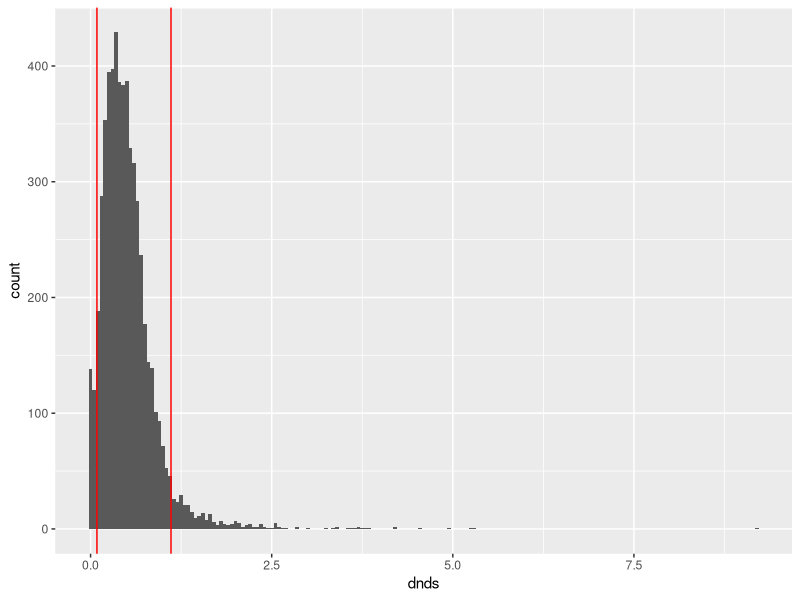

Here is the R script that generated this plot:
## ---- chunk 1
# load in libraries
library(tidyverse)
library(stringr)
library(dplyr)
## ---- chunk 2
# load in data
blastp_dnds <- read_tsv(file = "../output/TanOak_blastp_orthologs_dnds.tsv")

head(blastp_dnds)
## ---- chunk 3
# drop rows with non-finite dn/ds ratios and missing GO annotations
blastp_dnds_filtered <- blastp_dnds %>% filter(!is.nan(dnds), !is.na(dnds), !is.infinite(dnds), dnds >= 0, !is.na(GO_annotations))

# plot distribution of dn/ds ratios
blastp_dnds_filtered %>% ggplot(aes(x = dnds)) + geom_histogram(binwidth = 0.05) + 
  geom_vline(xintercept = 0.0876, color = "red") + geom_vline(xintercept = 1.11, color = "red")

blastp_dnds_filtered$dnds %>% summary()
## ---- chunk 4
# data wrangling for gene sets

# take entire column of GO terms and vectorize, filter out duplicate terms
all_go_terms <- str_extract_all(blastp_dnds_filtered$GO_annotations, "GO:[0-9]*") %>% unlist() %>% unique()

# init. gene sets, start with all gene names in one column for now
gene_sets <- tibble(all_go_terms) %>% mutate(desc = NA, genes = NA)

# for each GO term, check blastp_dnds_filtered for the gene(s) associated with the GO term
for (i in 1:dim(gene_sets)[1]) {
  # use logical vector to subset tanoak gene names, store in current index
  occurrences <- blastp_dnds_filtered$GO_annotations %>% str_detect(all_go_terms[i]) # indices should match up with gene_sets
  gene_sets[i, 3] <- blastp_dnds_filtered$tanoak[occurrences] %>% paste0(collapse = ",")
}

# can write out as .csv file and use sed or tr to change "," to "\t", save as .gmt file
#write.table(gene_sets, file = "../input/gsea/blastp/TanOak_blastp_geneset.csv", quote = FALSE, sep = ",", row.names = FALSE, col.names = FALSE)
## ---- chunk 5
# ranked list
rank_list <- blastp_dnds_filtered %>% dplyr::select(tanoak, dnds)

names(rank_list) <- c("NAME", "dnds")

head(rank_list)

#write.table(rank_list, file = "../input/gsea/blastp/TanOak_blastp_preranked.rnk", quote = FALSE, sep = "\t", row.names = FALSE, col.names = FALSE)
## ---- chunk 6
# "expression" dataset
#expr <- blastp_dnds_filtered %>% select(tanoak, dnds) %>% mutate(DESCRIPTION = NA) %>%
#  select(tanoak, DESCRIPTION, dnds)
#
#names(expr) <- c("NAME", "DESCRIPTION", "dnds")
#
#head(expr)

#write.table(expr, file = "../input/gsea/blastp/TanOak_blastp_expression.txt", quote = FALSE, sep = "\t", row.names = FALSE)
## ---- chunk 7
######
# can take advantage of indices since the values are already sorted, find associated dn/ds values

# 5736 * 0.05 = 286.8 -> top/bottom 287 genes

# establishing dn/ds cutoffs using row indices
# 1 for top/bottom 5% genes arranged by descending dn/ds values (<= 0.0876 and >= 1.11), 0 for everything else
# blastp_dnds_filtered %>% mutate(class = ifelse(dnds <= 0.0876 | dnds >= 1.11, 1, 0)) 

#ifelse(blastp_dnds_filtered$dnds <= 0.0876 | blastp_dnds_filtered$dnds >= 1.11, 1, 0) %>% sum() 
# 580 "extreme" genes
## ---- chunk 8
# phenotype labels
#labels <- ifelse(blastp_dnds_filtered$dnds <= 0.0876 | blastp_dnds_filtered$dnds >= 1.11, 1, 0)
#write.table(matrix(labels, nrow = 1), file = "../input/gsea/blastp/TanOak_blastp_phenotype.cls", sep = "\t", row.names = FALSE, col.names = FALSE)

# write in first two lines using vim
# 5039 2 1
# # REG EXTR (0 = REG, 1 = EXTR)
# the labels
